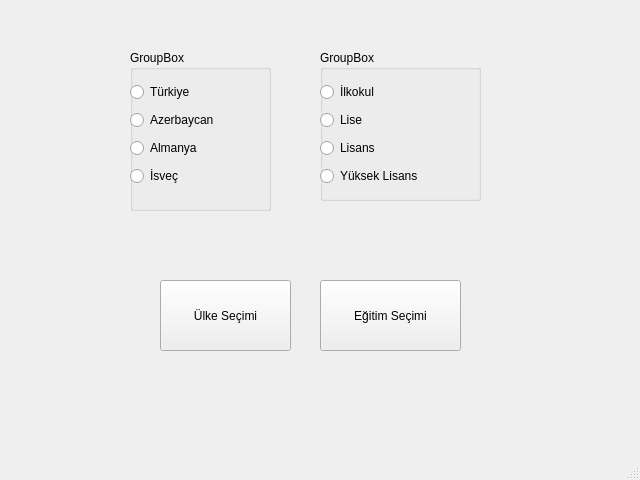
<?xml version="1.0" encoding="UTF-8"?>
<ui version="4.0">
 <class>MainWindow</class>
 <widget class="QMainWindow" name="MainWindow">
  <property name="geometry">
   <rect>
    <x>0</x>
    <y>0</y>
    <width>640</width>
    <height>480</height>
   </rect>
  </property>
  <property name="minimumSize">
   <size>
    <width>640</width>
    <height>480</height>
   </size>
  </property>
  <property name="maximumSize">
   <size>
    <width>640</width>
    <height>480</height>
   </size>
  </property>
  <property name="windowTitle">
   <string>MainWindow</string>
  </property>
  <widget class="QWidget" name="centralwidget">
   <widget class="QLabel" name="LBUlke">
    <property name="geometry">
     <rect>
      <x>160</x>
      <y>240</y>
      <width>67</width>
      <height>17</height>
     </rect>
    </property>
    <property name="text">
     <string/>
    </property>
   </widget>
   <widget class="QLabel" name="LBEgitim">
    <property name="geometry">
     <rect>
      <x>330</x>
      <y>240</y>
      <width>67</width>
      <height>17</height>
     </rect>
    </property>
    <property name="text">
     <string/>
    </property>
   </widget>
   <widget class="QPushButton" name="pushButton">
    <property name="geometry">
     <rect>
      <x>160</x>
      <y>280</y>
      <width>131</width>
      <height>71</height>
     </rect>
    </property>
    <property name="text">
     <string>Ülke Seçimi</string>
    </property>
   </widget>
   <widget class="QPushButton" name="pushButton_2">
    <property name="geometry">
     <rect>
      <x>320</x>
      <y>280</y>
      <width>141</width>
      <height>71</height>
     </rect>
    </property>
    <property name="text">
     <string>Eğitim Seçimi</string>
    </property>
   </widget>
   <widget class="QGroupBox" name="groupBox">
    <property name="geometry">
     <rect>
      <x>130</x>
      <y>50</y>
      <width>141</width>
      <height>161</height>
     </rect>
    </property>
    <property name="title">
     <string>GroupBox</string>
    </property>
    <widget class="QWidget" name="">
     <property name="geometry">
      <rect>
       <x>0</x>
       <y>30</y>
       <width>131</width>
       <height>112</height>
      </rect>
     </property>
     <layout class="QGridLayout" name="gridLayout">
      <item row="0" column="0">
       <widget class="QRadioButton" name="RBTurkiye">
        <property name="text">
         <string>Türkiye</string>
        </property>
       </widget>
      </item>
      <item row="1" column="0">
       <widget class="QRadioButton" name="RBAzerbaycan">
        <property name="text">
         <string>Azerbaycan</string>
        </property>
       </widget>
      </item>
      <item row="2" column="0">
       <widget class="QRadioButton" name="RBAlmanya">
        <property name="text">
         <string>Almanya</string>
        </property>
       </widget>
      </item>
      <item row="3" column="0">
       <widget class="QRadioButton" name="RBIsvec">
        <property name="text">
         <string>İsveç</string>
        </property>
       </widget>
      </item>
     </layout>
    </widget>
   </widget>
   <widget class="QGroupBox" name="groupBox_2">
    <property name="geometry">
     <rect>
      <x>320</x>
      <y>50</y>
      <width>161</width>
      <height>151</height>
     </rect>
    </property>
    <property name="title">
     <string>GroupBox</string>
    </property>
    <widget class="QWidget" name="">
     <property name="geometry">
      <rect>
       <x>0</x>
       <y>30</y>
       <width>141</width>
       <height>112</height>
      </rect>
     </property>
     <layout class="QGridLayout" name="gridLayout_2">
      <item row="3" column="0">
       <widget class="QRadioButton" name="RBYuksekLisans">
        <property name="text">
         <string>Yüksek Lisans</string>
        </property>
       </widget>
      </item>
      <item row="2" column="0">
       <widget class="QRadioButton" name="RBLisans">
        <property name="text">
         <string>Lisans</string>
        </property>
       </widget>
      </item>
      <item row="1" column="0">
       <widget class="QRadioButton" name="RBLise">
        <property name="text">
         <string>Lise</string>
        </property>
       </widget>
      </item>
      <item row="0" column="0">
       <widget class="QRadioButton" name="RBIlk">
        <property name="text">
         <string>İlkokul</string>
        </property>
       </widget>
      </item>
     </layout>
    </widget>
   </widget>
  </widget>
  <widget class="QMenuBar" name="menubar">
   <property name="geometry">
    <rect>
     <x>0</x>
     <y>0</y>
     <width>640</width>
     <height>22</height>
    </rect>
   </property>
  </widget>
  <widget class="QStatusBar" name="statusbar"/>
 </widget>
 <resources/>
 <connections/>
</ui>
